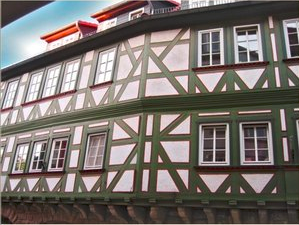
#> input picture image/building.PNG, 299 x 225 px
$ jupyter execute --allow-errors '20190217-补充：图像特征提取与描述.ipynb'   (older library calls are emulated)
#> lines starting #> are read from the running program, lines starting #| are printed output that depends on the picture; after the words box and inside, x2 and y2 are one past the last pixel; in counts of white or black regions, pixels touching at a corner belong together
# 图像特征提取与描述

## 1. 理解图像特征

- 要寻找图像一些唯一的特征，这些特征要适于被跟踪，容易被比较
- 角点是一个好的图像特征
- 找到图像特征的技术被称为特征检测
- 计算机也要对特征周围的区域进行描述，这样它才能在其他图像中找到相同的特征。我们把这种描述称为特征描述
    - 当有了特征很它们的描述后，你就可以在所有的图像中找这个相同的特征了

## 2. Harris角点检测

- 角点的一个特性：窗口向任何方向移动，变化都很大
    - 窗口函数可以是正常的矩形窗口也可以是对每一个像素给予不同权重的高斯窗口
- 函数cv2.cornerHarris(img, blockSize, ksize, k)
    - img - 数据类型为 float32 的输入图像
    - blockSize - 角点检测中要考虑的领域大小
    - ksize - Sobel 求导中使用的核的大小（一般取3*3）
    - k - Harris 角点检测方程中的自由参数，取值参数为 [0,04， 0.06]
- 更精确的亚像素级精度的角点
    - cv2.cornerSubPix(image, corners, winSize, zeroZone, criteria)

[cell 1]
import cv2
import numpy as np
import matplotlib.pyplot as plt

[cell 2]
img = cv2.imread('image/building.PNG')
#> img is the input picture: shape (225, 299, 3); mean B, G, R 109.4, 114.1, 121.4
gray = cv2.cvtColor(img, cv2.COLOR_BGR2GRAY)
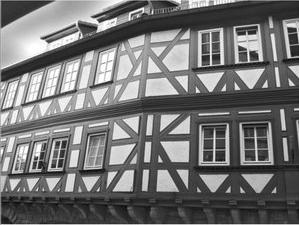
#> gray: shape (225, 299); min 6, max 255, mean 115.7

gray = np.float32(gray)

# 输入图形必须是float32格式，最后一个参数在0.04-0.06之间
dst = cv2.cornerHarris(gray, 2, 3, 0.05)
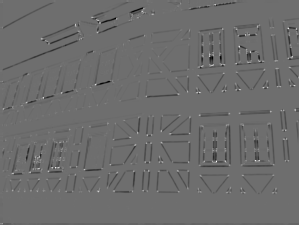
#> dst: shape (225, 299) float32; min -44102272, max 57417292, mean -864016.2; drawn with min black and max white

# 结果会扩大以标记拐角，不重要
dst = cv2.dilate(dst, None)
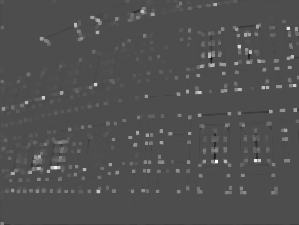
#> dst: shape (225, 299) float32; min -25017316, max 57417292, mean 1064071.8; drawn with min black and max white

# 阈值为最佳值，可能因图像而异
img[dst>0.01*dst.max()] = [0, 0, 255]
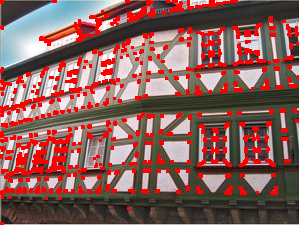
#> img: shape (225, 299, 3); 14.88% of pixels changed, all inside (x1, y1, x2, y2) = (0, 0, 299, 225)

cv2.imshow('dst', img)
if cv2.waitKey(0) & 0xff == 27:
#> (key Esc is pressed here)
    cv2.destroyAllWindows()

## 3. Shi-Tomasi 角点检测 & 适合于跟踪的图像特征

- cv2.goodFeaturesToTrack(): 使用 Shi-Tomasi 方法获取图像中 N 个最好的角点
    - 输入图像
    - 要检测的角点数目
    - 角点质量水平：0-1，它代表角点的最低质量
    - 两个角点之间的最短欧氏距离

[cell 3]
img = cv2.imread('image/building.PNG')
gray = cv2.cvtColor(img, cv2.COLOR_BGR2GRAY)

corners = cv2.goodFeaturesToTrack(gray, 100, 0.005, 10)
#> corners = 100 rows, first 8: [248, 61], [95, 83], [288, 28], [216, 160], [238, 46], [259, 60], [38, 156], [208, 54]
# print(corners)
# 返回的结果是双层括号的数组[[[248.  61.]] [[ 95.  83.]]... [[294. 109.]]]
corners = np.int0(corners)
# print(corners)

for i in corners:
    x, y = i.ravel()
    cv2.circle(img, (x, y), 3, 255, -1)
#> this loop made 100 passes
#> (x, y) on passes 1 to 12: (248, 61), (95, 83), (288, 28), (216, 160), (238, 46), (259, 60), (38, 156), (208, 54), (48, 170), (12, 172), (113, 190), (29, 171)
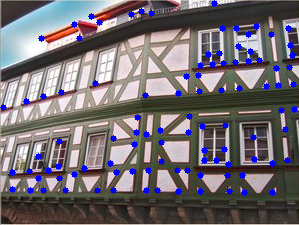
#> img: shape (225, 299, 3); 4.31% of pixels changed, all inside (x1, y1, x2, y2) = (0, 0, 298, 196)
plt.imshow(img)
plt.show()

## 4.SIFT(Scale-Invariant Feature Transform)尺度不变特征变换

- SIFT算法可以帮助我们提取图像中的关键点并计算它们的描述符
- SIFT 算法主要由四步构成
    - 尺度空间极值检测
        - 在不同的尺度空间不能使用相同的窗口检测极值点。对小的角点要用小的窗口，对大的角点只能使用大的窗口
        - 为了达到这个目的我们要使用尺度空间滤波器
            - 尺度空间滤波器可以使用一些列具有不同方差 σ 的高斯卷积核构成
    - 关键点（极值点）定位
    - 为关键点（极值点）指定方向参数
    - 关键点描述符
    - 关键点匹配
- opencv中的SIFT

[cell 4]
img = cv2.imread('image/building.PNG')
gray = cv2.cvtColor(img, cv2.COLOR_BGR2GRAY)

sift = cv2.xfeatures2d.SIFT_create()
keypoints = sift.detect(gray, None)
#> keypoints = 660 keypoints; strongest (x, y, size): (104, 26, 7.2), (197, 91, 2.6), (261, 59, 3.5), (222, 63, 3.3)

img = cv2.drawKeypoints(gray, keypoints)
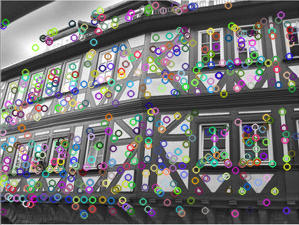
#> img: shape (225, 299, 3); mean of channels 0, 1, 2 114.4, 114.4, 114.7; drawn as B, G, R

#> (the rest of this cell did not finish here and is left out)

## 5. SURF（加速稳健特征）算法

- SURF（加速稳健特征）算法是加速版的 SIFT
-

## 6. 角点检测的FAST算法

[cell 5]
img = cv2.imread('image/boatGray.bmp')
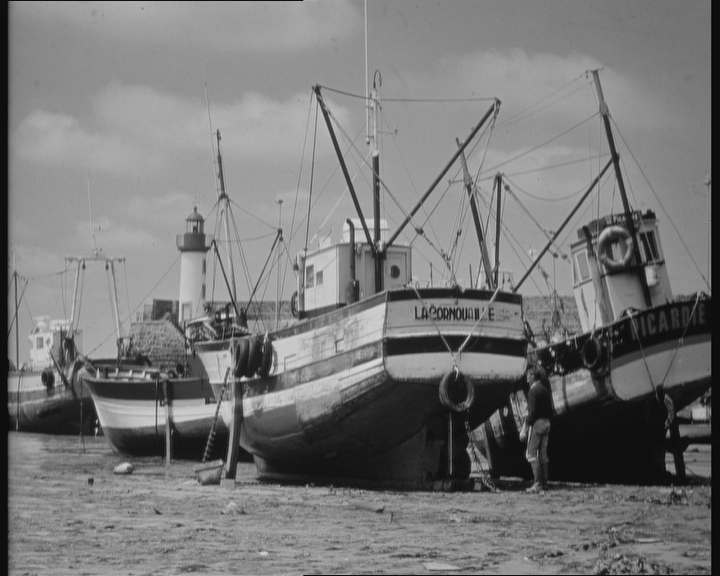
#> input picture image/boatGray.bmp, 720 x 576 px
#> img is the input picture: shape (576, 720, 3); min 3, max 220, mean 120
img = cv2.cvtColor(img, cv2.COLOR_BGR2GRAY)
#> img: shape (576, 720)

# Initiate FAST object with default values
fast = cv2.cv2.FastFeatureDetector_create()

# find and draw the keypoints
kp = fast.detect(img, None)
#> kp = 6704 keypoints; strongest (x, y, size): (555, 369, 7), (96, 429, 7), (222, 317, 7), (553, 354, 7)
#> (the rest of this cell did not finish here and is left out)

## ORB(Oriented FAST and Rotated BRIEF)算法

- 匹配效率以及更主要的是专利问题方面 ORB 算法是是 SIFT 和 SURF 算法的一个很好的替代品
- ORB 基本是 FAST 关键点检测和 BRIEF 关键点描述器的结合体

[cell 6]
img = cv2.imread('image/boatGray.bmp')
img = cv2.cvtColor(img, cv2.COLOR_BGR2GRAY)

# Initiate STAR detector
orb = cv2.ORB()
# find the keypoints with ORB
kp = orb.detect(img,None)
#> kp = 500 keypoints; strongest (x, y, size): (222, 317, 31), (224, 315, 31), (242, 379, 31), (244, 377, 37.2)
# compute the descriptors with ORB
kp, des = orb.compute(img, kp)
# draw only keypoints location,not size and orientation
img2 = cv2.drawKeypoints(img,kp,color=(0,255,0), flags=0)
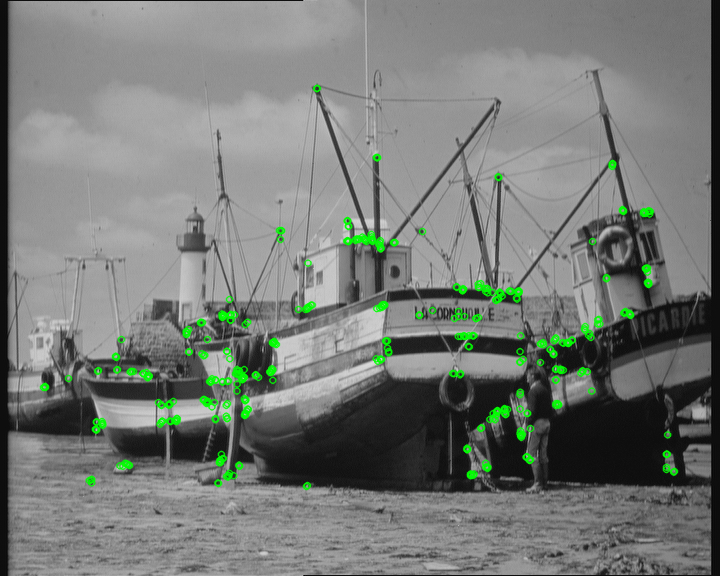
#> img2: shape (576, 720, 3); mean of channels 0, 1, 2 118.2, 122.4, 118.2; drawn as B, G, R
plt.imshow(img2),plt.show()
